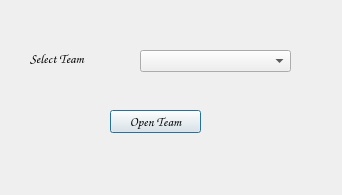
<?xml version="1.0" encoding="UTF-8"?>
<ui version="4.0">
 <class>Dialog</class>
 <widget class="QDialog" name="Dialog">
  <property name="geometry">
   <rect>
    <x>0</x>
    <y>0</y>
    <width>342</width>
    <height>195</height>
   </rect>
  </property>
  <property name="minimumSize">
   <size>
    <width>342</width>
    <height>195</height>
   </size>
  </property>
  <property name="maximumSize">
   <size>
    <width>342</width>
    <height>195</height>
   </size>
  </property>
  <property name="windowTitle">
   <string>FantasyCricket</string>
  </property>
  <widget class="QLabel" name="label">
   <property name="geometry">
    <rect>
     <x>30</x>
     <y>50</y>
     <width>91</width>
     <height>16</height>
    </rect>
   </property>
   <property name="font">
    <font>
     <family>Comic Sans MS</family>
     <pointsize>10</pointsize>
     <weight>75</weight>
     <bold>true</bold>
    </font>
   </property>
   <property name="text">
    <string>Select Team</string>
   </property>
  </widget>
  <widget class="QComboBox" name="combo1">
   <property name="geometry">
    <rect>
     <x>140</x>
     <y>50</y>
     <width>151</width>
     <height>22</height>
    </rect>
   </property>
  </widget>
  <widget class="QPushButton" name="b1">
   <property name="geometry">
    <rect>
     <x>110</x>
     <y>110</y>
     <width>91</width>
     <height>23</height>
    </rect>
   </property>
   <property name="font">
    <font>
     <family>Comic Sans MS</family>
     <pointsize>10</pointsize>
     <weight>75</weight>
     <bold>true</bold>
    </font>
   </property>
   <property name="text">
    <string>Open Team</string>
   </property>
  </widget>
 </widget>
 <resources/>
 <connections/>
</ui>
